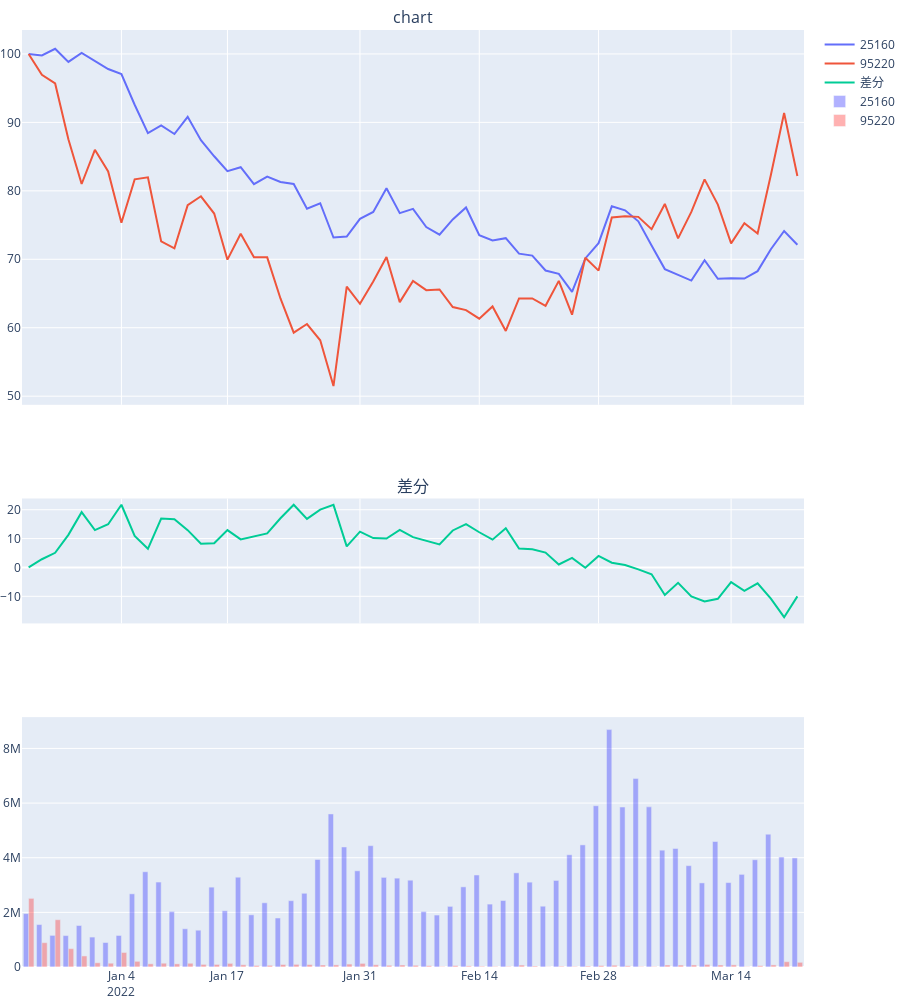

Notebook cell for this chart:
### Code cell
pairchart(df1,df2,start,end,indexing=True,corr = False, corr_span=5,add_volume=True,add_volume_log=False)
